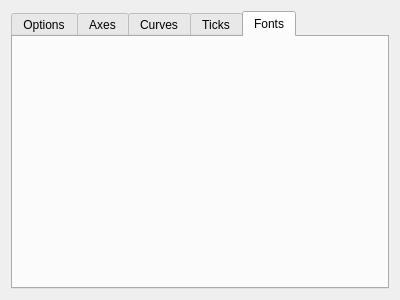
<?xml version="1.0" encoding="UTF-8"?>
<ui version="4.0">
 <class>Form</class>
 <widget class="QWidget" name="Form">
  <property name="geometry">
   <rect>
    <x>0</x>
    <y>0</y>
    <width>400</width>
    <height>300</height>
   </rect>
  </property>
  <property name="windowTitle">
   <string>Form</string>
  </property>
  <layout class="QHBoxLayout" name="horizontalLayout">
   <item>
    <widget class="QTabWidget" name="tabWidget">
     <property name="currentIndex">
      <number>4</number>
     </property>
     <widget class="QWidget" name="tab">
      <attribute name="title">
       <string>Options</string>
      </attribute>
     </widget>
     <widget class="QWidget" name="tab_2">
      <attribute name="title">
       <string>Axes</string>
      </attribute>
     </widget>
     <widget class="QWidget" name="tab_3">
      <attribute name="title">
       <string>Curves</string>
      </attribute>
     </widget>
     <widget class="QWidget" name="tab_4">
      <attribute name="title">
       <string>Ticks</string>
      </attribute>
     </widget>
     <widget class="QWidget" name="tab_5">
      <attribute name="title">
       <string>Fonts</string>
      </attribute>
     </widget>
    </widget>
   </item>
  </layout>
 </widget>
 <resources/>
 <connections/>
</ui>
